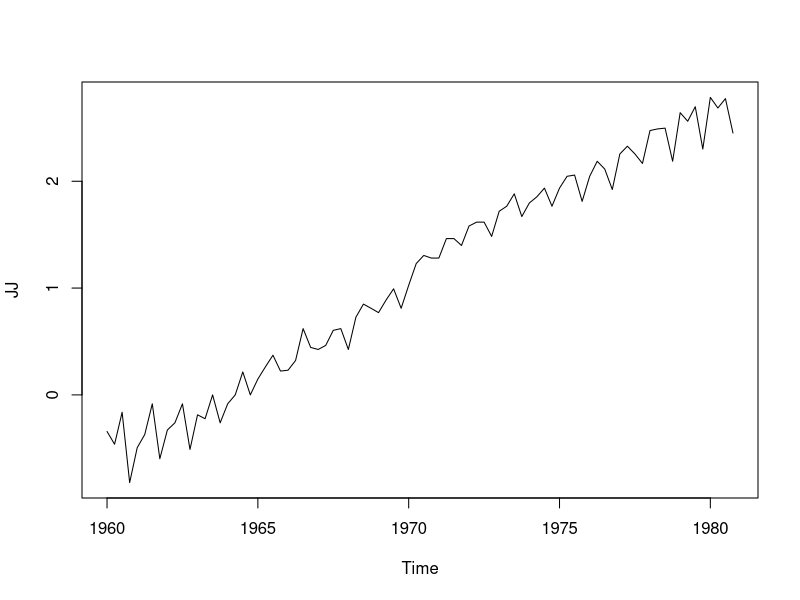
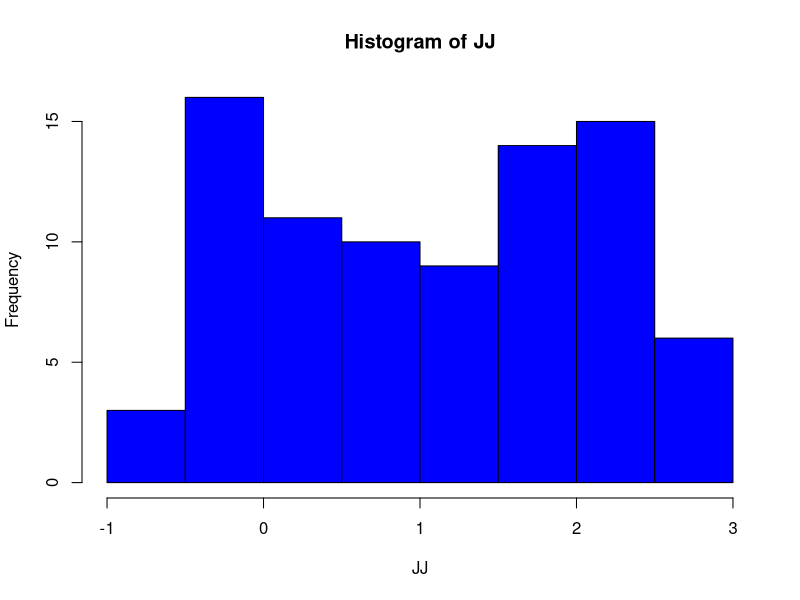

These figures' R source, in order:
library(datasets)
# Quarterly Earnings per Johnson & Johnson Share
JJ <- log(JohnsonJohnson)
plot(JJ)
mean(JJ)
sd(JJ)
quantile(JJ,c(0.05,0.95))
summary(JJ)
hist(JJ,col="blue")